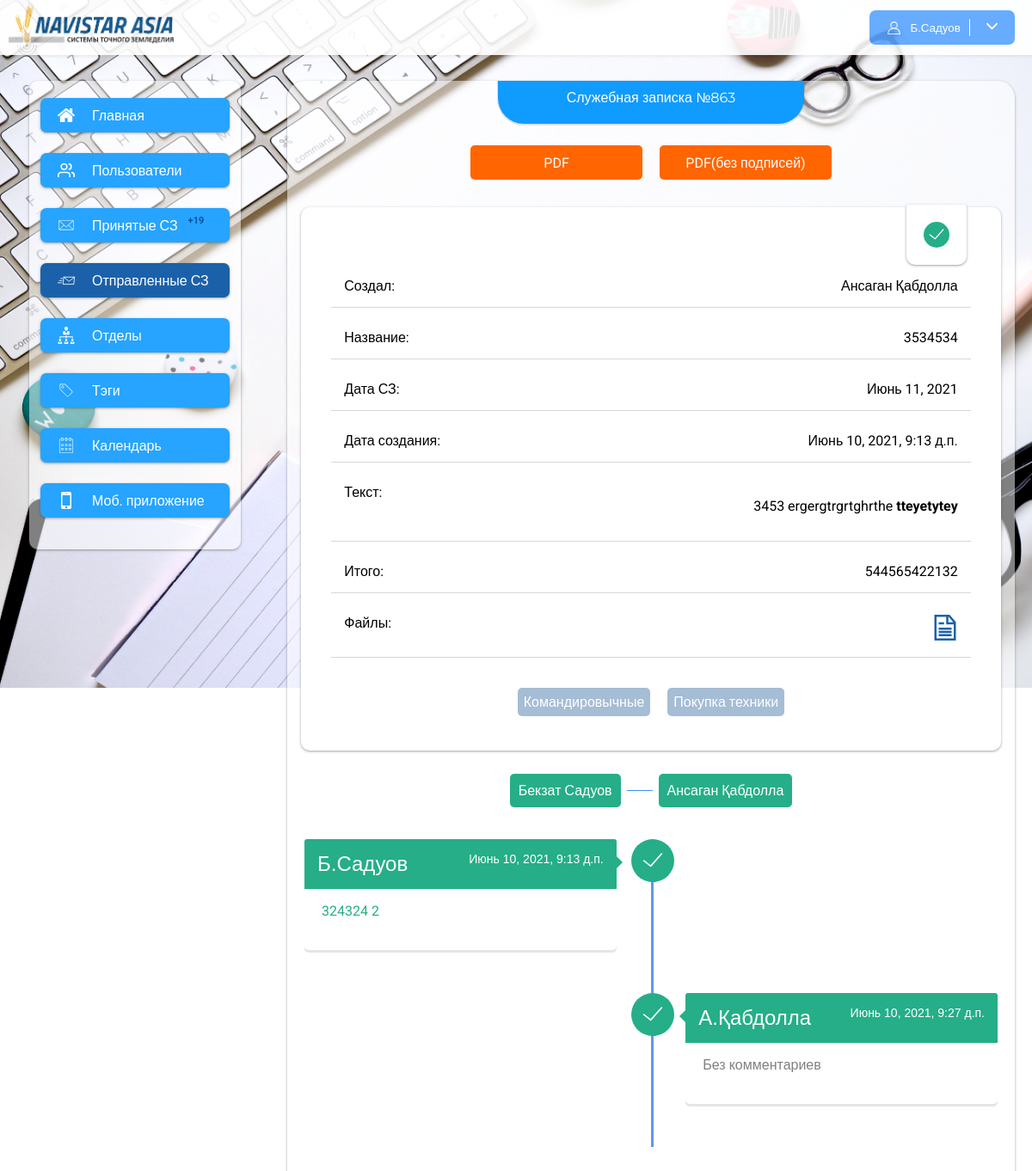
Screenshot of /notes/858 (signed in) with the database file from the repository.
### app/models.py (models this page shows, shortened)
class ServiceNote(models.Model):
    user = models.ForeignKey(User, null=True, blank=True, on_delete=models.CASCADE, related_name="notes")
    number = models.IntegerField(null=True, blank=True)
    title = models.CharField(max_length=120)
    text = models.TextField()
    summa = models.CharField(max_length=200, null=True, blank=True)
    fast = models.BooleanField(default=False)
    date_create = models.DateTimeField(auto_now_add=True)
    date_update = models.DateTimeField(auto_now=True)
    date = models.DateField(null=True, blank=True)
    tags = models.ManyToManyField(Tags, null=True, blank=True, related_name="notes")
    user_index = models.IntegerField(default=1, null=True, blank=True)
    status = models.CharField(max_length=200, choices=statuses, null=True, blank=True)
    class Meta:
        verbose_name = "Служебная записка"
        verbose_name_plural = "Служебные записки"

class NoteFiles(models.Model):
    note = models.ForeignKey(ServiceNote, on_delete=models.CASCADE, related_name="files")
    file = models.FileField(upload_to="note_files/")
    class Meta:
        verbose_name = "Файл для записки"
        verbose_name_plural = "Файлы для записок"

class Tags(models.Model):
    name = models.CharField(max_length=120)
    class Meta:
        verbose_name = "Тэг"
        verbose_name_plural = "Тэги"

class NoteUsers(models.Model):
    user = models.ForeignKey(User, on_delete=models.CASCADE, related_name="note")
    note = models.ForeignKey(ServiceNote, on_delete=models.CASCADE, related_name="users")
    index = models.IntegerField(null=True, blank=True)
    comment = models.TextField(null=True, blank=True)
    status = models.CharField(max_length=200,choices=statuses, null=True, blank=True)
    date_create = models.DateTimeField(auto_now=True, null=True, blank=True)
    is_read = models.BooleanField(default=False)
    date_read = models.DateTimeField(null=True, blank=True)
    class Meta:
        verbose_name = "Подписывающий"
        verbose_name_plural = "Подписывающие"

### app/views.py (the view)
# urls.py: path("notes/<int:pk>", note_detail, name="note_detail"),
@login_required()
def note_detail(request, pk):
    note = ServiceNote.objects.get(pk=pk)
    users = User.objects.all()
    tags = Tags.objects.all()
    return render(request, "note_detail.html", {"note": note, "users": users, "tags": tags})

### app/context_processors.py (called while the page is built)
def unReadNotes(request):
    if request.user.is_anonymous:
        return {}
    user = request.user
    unReadCount = NoteUsers.objects.filter(user=user).filter(note__user_index__gte=F('index')).order_by('-pk').filter(is_read=False).count()
    return {
        "unReadCount": unReadCount
    }

### app/templates/note_detail.html (shortened to what this page needs)
{% extends 'base.html' %}
{% load static %}
{% block content %}
<div class="content">
    <div class="content_title">
        Служебная записка №{{ note.number }}
    </div>
    {% include 'include/note_detail.html' %}
{% include 'include/user_timeline.html' %}
</div>
{% endblock %}

### app/templates/base.html (shortened to what this page needs)
{% load static %}
<!DOCTYPE html>
<html>
<head>
    <link rel="stylesheet" href="{% static 'css/style.css' %}">
</head>
<body>
<div class="wrapper">
    <div class="header">
        <img src="{% static 'img/navistar.png' %}" height="100%">
        <button class="profile_button">
            {% if request.user.is_authenticated %}
            <img src="{% static 'img/profile.svg' %}" alt="" width="17px" height="17px">
				<span>
					{{ request.user.first_name|slice:"1" }}.{{ request.user.last_name }}
				</span>
            <span style="cursor: pointer" onclick="show_menu()">
                <img src="{% static 'img/arrow.svg' %}" alt="" width="13px" height="13px">
            </span>
            {% else %}
            <span>Войти</span>
            {% endif %}
        </button>
    </div>
    <div class="main">
        {% include 'include/sidebar_menu.html' %}
        {% block content %}
        {% endblock %}
    </div>
</div>
</body>
</html>

### app/templates/include/note_detail.html (shortened to what this page needs)
{% load static %}
<div class="note_detail">
    <div class="note_download">
        <a href="{% url 'note_signature_show' note.pk %}" target="_blank" class="download_button pdf">PDF</a>
        <a href="{% url 'note_show' note.pk %}" target="_blank" class="download_button pdf">PDF(без подписей)</a>
    </div>
    <div class="note_info">
        <img src="{% if note.status == None %}{% static 'img/wait.svg' %}{% endif %}
                  {% if note.status == 'success' %}{% static 'img/success.svg' %}{% endif %}
                  {% if note.status == 'error' %}{% static 'img/error.svg' %}{% endif %}" class="note_info_img" width="30" height="30">
        <div class="note_info_item"><span>Создал:</span>
            <span>{{ note.user.first_name }} {{ note.user.last_name }}</span></div>
        <div class="note_info_item"><span>Название:</span> <span>{{ note.title }}</span></div>
        <div class="note_info_item"><span>Дата СЗ:</span> <span>{{ note.date }}</span></div>
        <div class="note_info_item"><span>Дата создания:</span> <span>{{ note.date_create }}</span></div>
        <div class="note_info_item"><span>Текст:</span> <span>{{ note.text|safe }}</span></div>
        <div class="note_info_item"><span>Итого:</span> <span>{{ note.summa }}</span></div>
        {% if note.files.all %}
        <div class="note_info_item"><span>Файлы:</span> <span>{% for file in note.files.all %}<a href="{{ file.file.url }}" download style="margin-left: 10px" title="{{ file.file.name }}"><?xml version="1.0" encoding="UTF-8" standalone="no"?>
</a>{% endfor %}</span></div>
        {% endif %}
        <ul class="note_detail_tags">
            {% for i in note.tags.all %}
            <li class="note_detail_tag">{{ i.name }}</li>
            {% endfor %}
        </ul>
    </div>
    <ul class="note_detail_users">
        {% for i in note.users.all %}
        <li class="note_detail_user
                    {% if forloop.counter == note.user_index and note.status == 'success' %}success_user{% endif %}
                    {% if forloop.counter < note.user_index %}success_user{% endif %}
                    ">{{ i.user.first_name }} {{ i.user.last_name }}
        </li>
        <span class="user_line"></span>
        {% endfor %}
    </ul>
</div>

### app/templates/include/user_timeline.html (shortened to what this page needs)
{% load static %}
<div class="container">
		<div id="timeline">
			{% for i in note.users.all %}
			<div class="timeline-item
					{% if i.status == 'success' %}success{% endif %}
			">
				<div class="timeline-icon">
					{% if i.status == 'success' %}<img src="{% static 'img/success.svg' %}" width="40" alt="">{% endif %}
				</div>
				<div class="timeline-content {% if forloop.counter|divisibleby:'2' %}right{% endif %}">
					<h2 style="display: flex; justify-content: space-between">{{ i.user.first_name|slice:"1" }}.{{ i.user.last_name }} {% if i.status %} <span style="font-size: 14px;color: white">{{ i.date_create }}</span>{% endif %}</h2>
					<p>
						{% if i.comment %}{{ i.comment }}{% else %} <p style="color: gray">Без комментариев</p> {% endif %}
					</p>
				</div>
			</div>
			{% endfor %}
		</div>
	</div>

### rows the page displays
ServiceNote: number "863", user.first_name "Ансаган", user.last_name "Қабдолла", title "3534534", date "Июнь 11, 2021", date_create "Июнь 10, 2021, 9:13 д.п.", text "3453 ergergtrgrtghrthe tteyetytey", summa "544565422132"
Tags: name "Командировычные"
Tags: name "Покупка техники"
NoteUsers: user.first_name "Бекзат", user.last_name "Садуов", user.first_name "Б", date_create "Июнь 10, 2021, 9:13 д.п.", comment "324324 2"
NoteUsers: user.first_name "Ансаган", user.last_name "Қабдолла", user.first_name "А", date_create "Июнь 10, 2021, 9:27 д.п.", comment "Без комментариев"

### other values shown
{{ request.user.first_name|slice:"1" }} "Б"
{{ request.user.last_name }} "Садуов"
{{ unReadCount }} "19"
